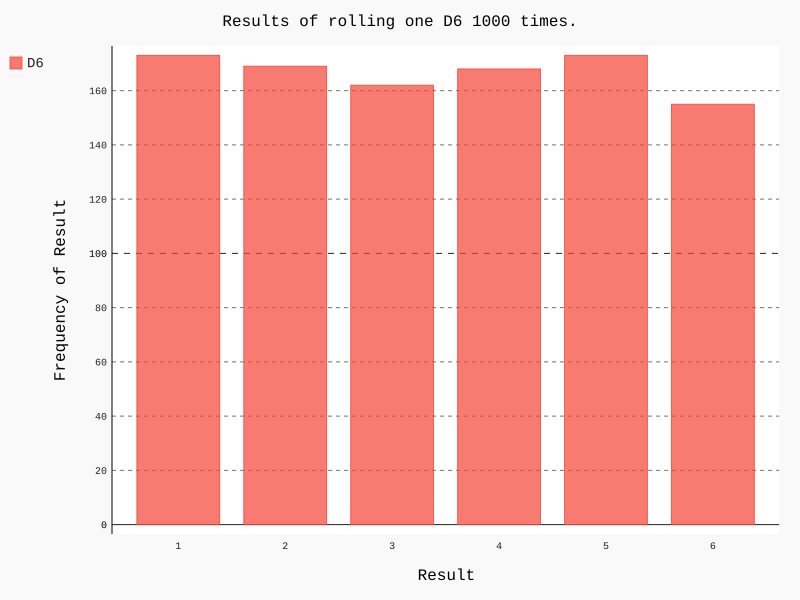

The script that drew this image:
import pygal
from die import Die

# Create a D6.
die = Die()

# Make some rolls, and store results in a list.
results = []
for roll_num in range(1000):
    result = die.roll()
    results.append(result)
    
# Analyze the results.
frequencies = []
for value in range(1, die.num_sides+1):
    frequency = results.count(value)
    frequencies.append(frequency)
    
# Visualize the results.
hist = pygal.Bar()

hist.title = "Results of rolling one D6 1000 times."
hist.x_labels = ['1', '2', '3', '4', '5', '6']
hist.x_title = "Result"
hist.y_title = "Frequency of Result"

hist.add('D6', frequencies)
hist.render_to_file('die_visual.svg')
